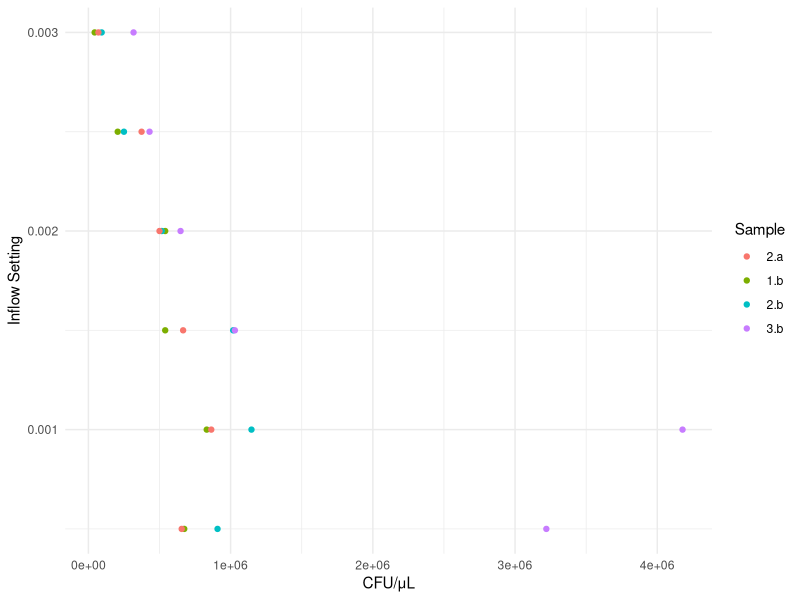
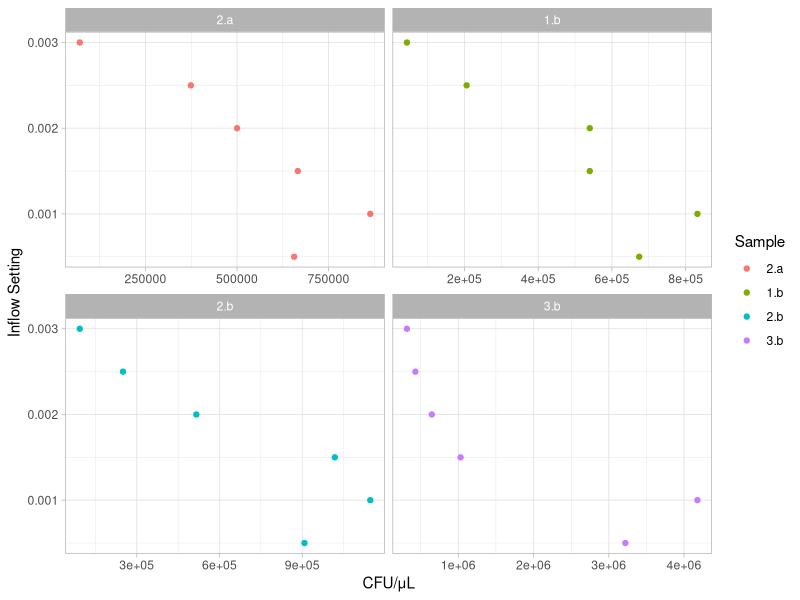
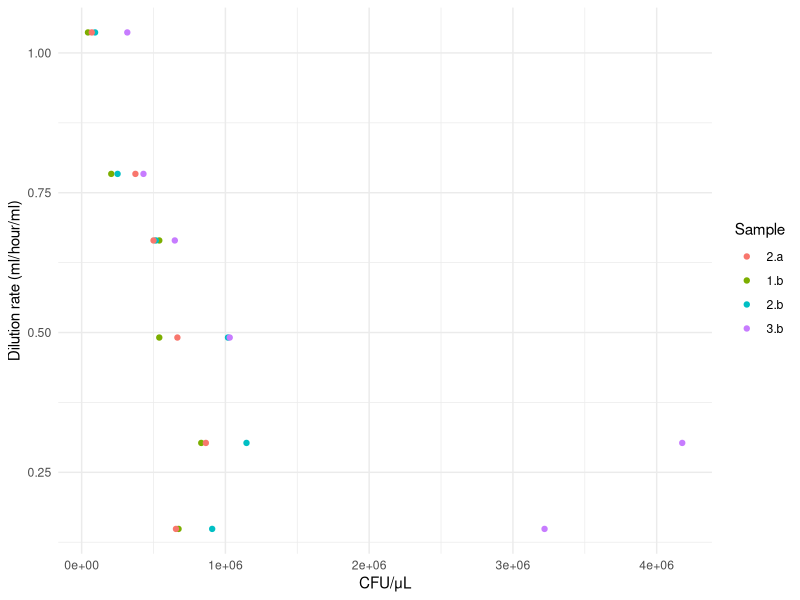
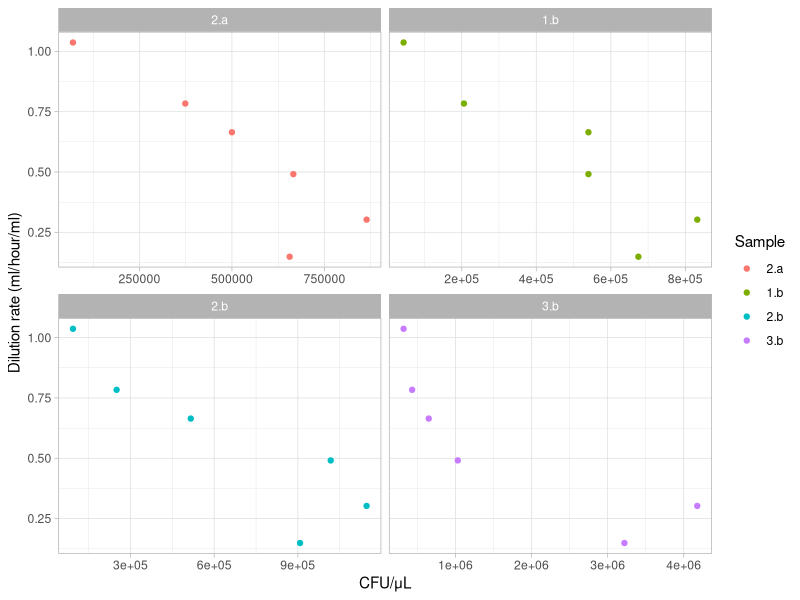
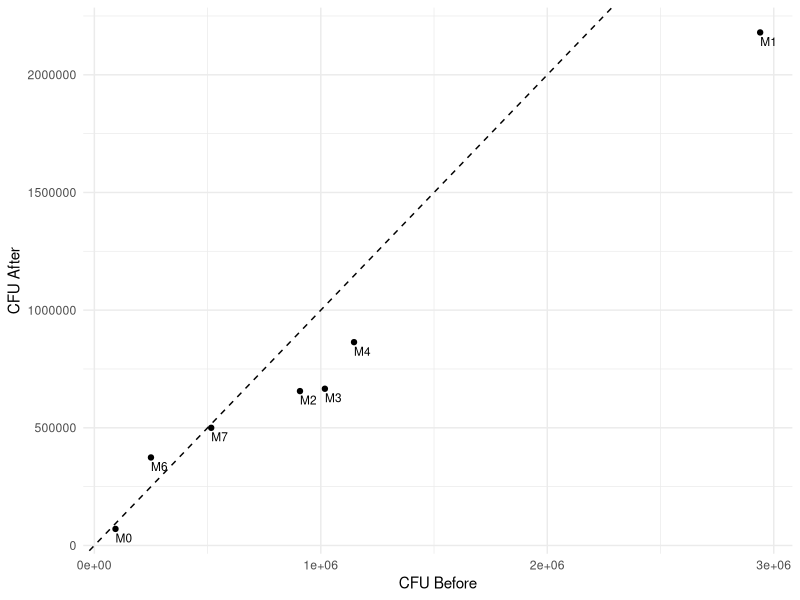

R code for these plots, in order:
## ---- chunk 1
#### Required packages
library(tidyverse)        

#### Clear  environment 
rm(list = ls())   
## ---- chunk 2
CC <- read.csv("data/cfu_counts_JO.csv")

outflow <- read.csv("data/outflow_rates_JO.csv")
## ---- chunk 3
CC <- CC %>%
  mutate(av_counts = rowMeans(across(dot1:dot10), na.rm = TRUE))
## ---- chunk 4
CC <- CC %>%
  
  # multiply by 10^dilution factor to get CFUs per ul 
  # first row is 100ul of sample so it would be: count * 10 ^ 1 to get 1ul
  # six row would be: count * 10 ^ 6 to get to 1ul
  # remember that the very first row is diluted!
  mutate(cfu_undil = av_counts * 10 ^ dilution_factor) %>%
  
  # each dot is 5ul, so divide by 5 to get counts per ul
  mutate(cfu_ul = cfu_undil / 5)

## ---- chunk 5
CC <- CC %>%
  
  # removes the counts from the overnights
  filter(day != 0) %>%
  
  # factor for every combination of day and time
  mutate(sample = interaction(day, time))
## ---- chunk 6
# mean outflow volume across day 1 and day 2 per bioreactor
outflow <- outflow %>%
  select(c(bioreactor, day_measured, volume_out)) %>%
  group_by(bioreactor) %>%
  summarise(outflow_mean = mean(volume_out))

# join the mean outflow volume into colony count data (by ID/bioreactor)
CC <- CC %>%
  left_join(outflow, by = c("ID" = "bioreactor"))
## ---- chunk 7
CC <- CC %>%
  
  # volume coming in every hour (in ml)
  mutate(outflow_per_hour = outflow_mean/24) %>%
  
  # as a fraction of the volume of the vial (21ml) to get rate of dilution 
  mutate(dilution_rate = outflow_per_hour/21)
## ---- chunk 8

# removing the control (all at 0) and M1 reactor - pump failed on first day
CC_plot <- CC %>%
  filter(!(ID %in% c("M1", "M5")))

ggplot(CC_plot, aes(x = cfu_ul, y = inflow_setting, color = sample)) +
  geom_point() + 
  #geom_smooth(method = "loess", se = FALSE, span = 10) + 
  labs(x = "CFU/μL", y = "Inflow Setting", color = "Sample") +
  theme_minimal()

## ---- chunk 9
ggplot(CC_plot, aes(x = cfu_ul, y = inflow_setting, color = sample)) +
  geom_point() + 
  #geom_smooth(method = "loess", se = FALSE, span = 10) + 
  labs(x = "CFU/μL", y = "Inflow Setting", color = "Sample") +
  theme_light() +
  facet_wrap(~ sample, scales = "free_x")
## ---- chunk 10

CC_plot <- CC %>%
  filter(!(ID %in% c("M1", "M5")))

ggplot(CC_plot, aes(x = cfu_ul, y = dilution_rate, color = sample)) +
  geom_point() + 
  #geom_smooth(method = "loess", se = FALSE, span = 1) + 
  labs(x = "CFU/μL", y = "Dilution rate (ml/hour/ml)", color = "Sample") +
  theme_minimal()

## ---- chunk 11
ggplot(CC_plot, aes(x = cfu_ul, y = dilution_rate, color = sample)) +
  geom_point() + 
  #geom_smooth(method = "loess", se = FALSE, span = 10) + 
  labs(x = "CFU/μL", y = "Dilution rate (ml/hour/ml)", color = "Sample") +
  theme_light() +
  facet_wrap(~ sample, scales = "free_x")
## ---- chunk 12

CC_wide <- CC %>%
  
  select(ID, sample, cfu_ul) %>%
  
    pivot_wider(names_from = sample, 
                values_from = cfu_ul, 
                names_prefix = "cfu_ul_") %>%
  
  filter(ID != "M5")


ggplot(CC_wide, aes(x = cfu_ul_2.b, y = cfu_ul_2.a)) +
  geom_point() +  # Scatter plot points
  geom_abline(slope = 1, intercept = 0, linetype = "dashed") +
  geom_text(aes(label = ID), vjust = 1.5, hjust = 0, size = 3) + 
  labs(x = "CFU Before", y = "CFU After") +
  theme_minimal()

